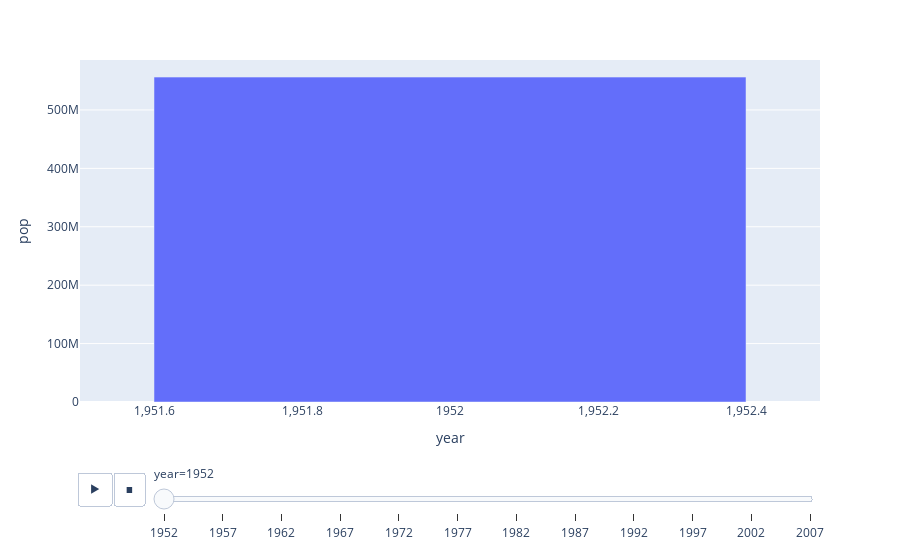

Notebook code cell kept with this figure:
### Markdown cell above
# EJERCICIO 5 

- La misma función `px.scatter` tiene parámetros para animarla!
- Utiliza la misma gráfica e incluye ahora  `animation_frame="year"`, `animation_group="country"` y ve lo que sucede

### Code cell
# px._______(data = ____, x=_____, y=_____)


px.bar(subset_china, x='year', y='pop',animation_frame='year',animation_group='country')

### Figure 1 — Plotly figure (JSON) as saved in the notebook; plotly's stock layout.template omitted (floating-point values rounded to 4 significant figures)
{"data": [{"alignmentgroup": "True", "hovertemplate": "year=%{x}<br>pop=%{y}<extra></extra>", "ids": ["China"], "legendgroup": "", "marker": {"color": "#636efa", "pattern": {"shape": ""}}, "name": "", "offsetgroup": "", "orientation": "v", "showlegend": false, "textposition": "auto", "type": "bar", "x": [1952], "xaxis": "x", "y": [556263527], "yaxis": "y"}], "layout": {"autosize": true, "barmode": "relative", "legend": {"tracegroupgap": 0}, "margin": {"t": 60}, "sliders": [{"active": 0, "currentvalue": {"prefix": "year="}, "len": 0.9, "pad": {"b": 10, "t": 60}, "steps": [{"args": [["1952"], {"frame": {"duration": 0, "redraw": true}, "fromcurrent": true, "mode": "immediate", "transition": {"duration": 0, "easing": "linear"}}], "label": "1952", "method": "animate"}, {"args": [["1957"], {"frame": {"duration": 0, "redraw": true}, "fromcurrent": true, "mode": "immediate", "transition": {"duration": 0, "easing": "linear"}}], "label": "1957", "method": "animate"}, {"args": [["1962"], {"frame": {"duration": 0, "redraw": true}, "fromcurrent": true, "mode": "immediate", "transition": {"duration": 0, "easing": "linear"}}], "label": "1962", "method": "animate"}, {"args": [["1967"], {"frame": {"duration": 0, "redraw": true}, "fromcurrent": true, "mode": "immediate", "transition": {"duration": 0, "easing": "linear"}}], "label": "1967", "method": "animate"}, {"args": [["1972"], {"frame": {"duration": 0, "redraw": true}, "fromcurrent": true, "mode": "immediate", "transition": {"duration": 0, "easing": "linear"}}], "label": "1972", "method": "animate"}, {"args": [["1977"], {"frame": {"duration": 0, "redraw": true}, "fromcurrent": true, "mode": "immediate", "transition": {"duration": 0, "easing": "linear"}}], "label": "1977", "method": "animate"}, {"args": [["1982"], {"frame": {"duration": 0, "redraw": true}, "fromcurrent": true, "mode": "immediate", "transition": {"duration": 0, "easing": "linear"}}], "label": "1982", "method": "animate"}, {"args": [["1987"], {"frame": {"duration": 0, "redraw": true}, "fromcurrent": true, "mode": "immediate", "transition": {"duration": 0, "easing": "linear"}}], "label": "1987", "method": "animate"}, {"args": [["1992"], {"frame": {"duration": 0, "redraw": true}, "fromcurrent": true, "mode": "immediate", "transition": {"duration": 0, "easing": "linear"}}], "label": "1992", "method": "animate"}, {"args": [["1997"], {"frame": {"duration": 0, "redraw": true}, "fromcurrent": true, "mode": "immediate", "transition": {"duration": 0, "easing": "linear"}}], "label": "1997", "method": "animate"}, {"args": [["2002"], {"frame": {"duration": 0, "redraw": true}, "fromcurrent": true, "mode": "immediate", "transition": {"duration": 0, "easing": "linear"}}], "label": "2002", "method": "animate"}, {"args": [["2007"], {"frame": {"duration": 0, "redraw": true}, "fromcurrent": true, "mode": "immediate", "transition": {"duration": 0, "easing": "linear"}}], "label": "2007", "method": "animate"}], "x": 0.1, "xanchor": "left", "y": 0, "yanchor": "top"}], "updatemenus": [{"buttons": [{"args": [null, {"frame": {"duration": 500, "redraw": true}, "fromcurrent": true, "mode": "immediate", "transition": {"duration": 500, "easing": "linear"}}], "label": "&#9654;", "method": "animate"}, {"args": [[null], {"frame": {"duration": 0, "redraw": true}, "fromcurrent": true, "mode": "immediate", "transition": {"duration": 0, "easing": "linear"}}], "label": "&#9724;", "method": "animate"}], "direction": "left", "pad": {"r": 10, "t": 70}, "showactive": false, "type": "buttons", "x": 0.1, "xanchor": "right", "y": 0, "yanchor": "top"}], "xaxis": {"anchor": "y", "autorange": true, "categoryarray": [1952, 1957, 1962, 1967, 1972, 1977, 1982, 1987, 1992, 1997, 2002, 2007], "categoryorder": "array", "domain": [0, 1], "range": [1952.0, 1952.0], "title": {"text": "year"}, "type": "linear"}, "yaxis": {"anchor": "x", "autorange": true, "domain": [0, 1], "range": [0, 585500000.0], "title": {"text": "pop"}, "type": "linear"}}}
